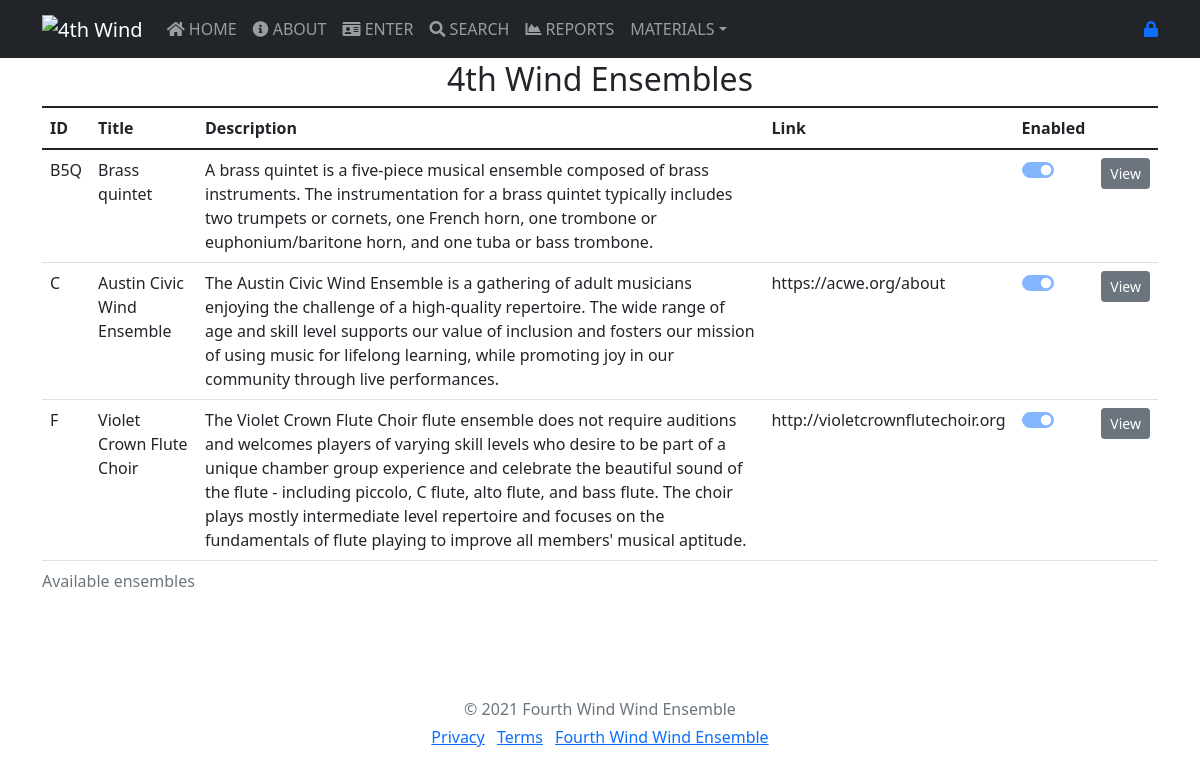
/ensembles.php, run on an earlier commit of the app's database.
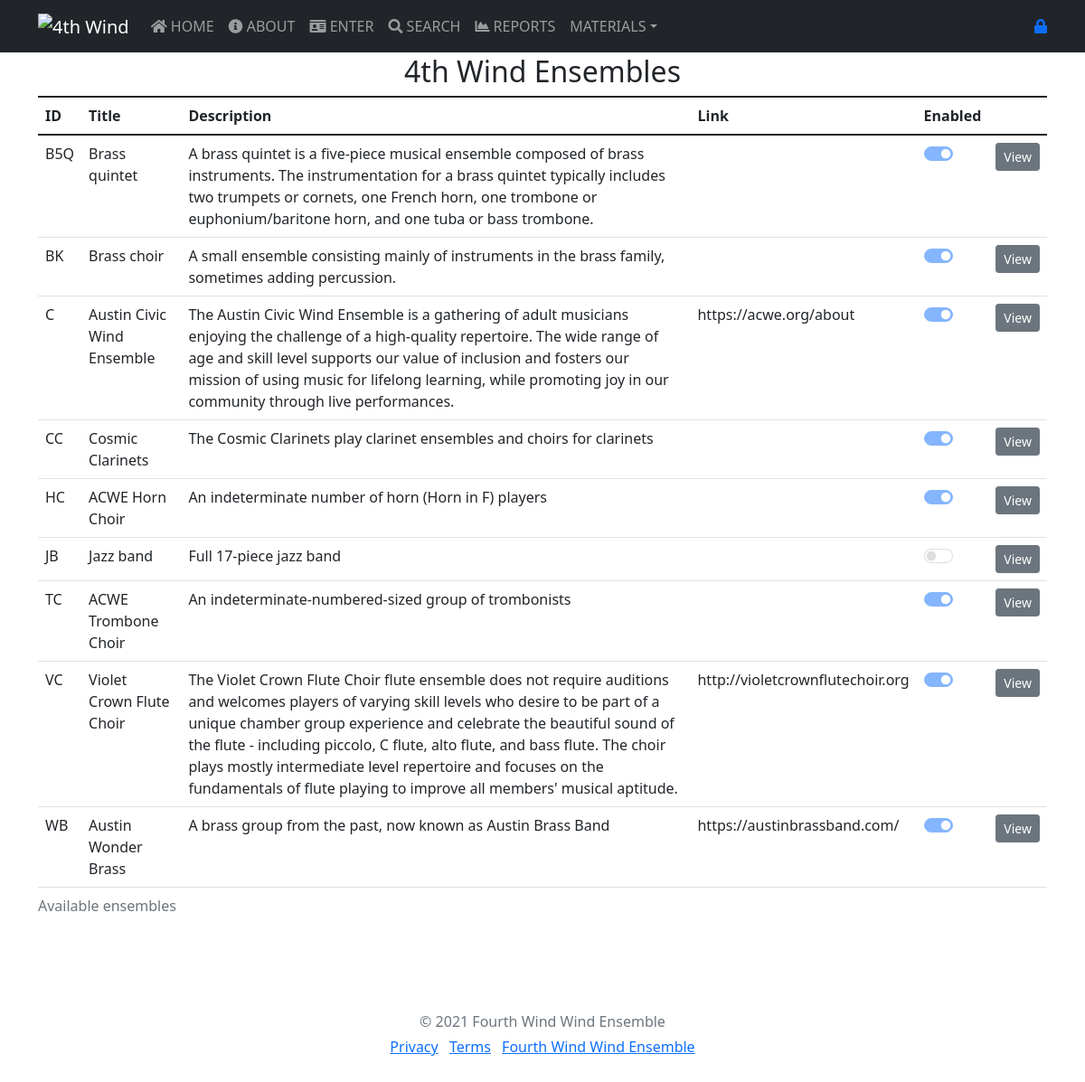
And on a later commit of the database.
### tables this page shows
CREATE TABLE `ensembles` (
  `id_ensemble` varchar(4) NOT NULL COMMENT 'The unique ID of this ensemble (one letter)',
  `name` varchar(255) NOT NULL COMMENT 'The name of the ensemble',
  `description` varchar(512) DEFAULT NULL COMMENT 'A description of the ensemble',
  `link` varchar(512) DEFAULT NULL COMMENT 'Hypertext link to more about this ensemble',
  `enabled` int(10) UNSIGNED NOT NULL DEFAULT 0 COMMENT 'Set non-zero to enable the ensemble to be used'
);

### ensembles.php (the view, shortened to what this page needs)
<?php
  require_once("includes/header.php");
  $u_user = FALSE;
  require_once("includes/navbar.php");
?>
<main>
  <div class="container">
        <h2 align="center"><?php echo ORGNAME . ' '. PAGE_NAME ?></h2>
        <div id="ensemble_table">
        <?php
        echo '            <div class="panel panel-default">
               <div class="table-repsonsive">';
        echo '
          <table class="table table-hover">
                    <caption class="title">Available ensembles</caption>
                    <thead>
                    <tr>
                        <th>ID</th>
                        <th>Title</th>
                        <th>Description</th>
                        <th>Link</th>
                        <th>Enabled</th>
                    </tr>
                    </thead>
                    <tbody>';
        $f_link = f_sqlConnect(DB_HOST, DB_USER, DB_PASS, DB_NAME);
        $sql = "SELECT * FROM ensembles ORDER BY id_ensemble;";
        $res = mysqli_query($f_link, $sql) or die('Error: ' . mysqli_error($f_link));
        while ($rowList = mysqli_fetch_array($res)) {
            $id_ensemble = $rowList['id_ensemble'];
            $title = $rowList['name'];
            $description = $rowList['description'];
            $link = $rowList['link'];
            $enabled = $rowList['enabled'];
            echo '<tr>
                        <td>'.$id_ensemble.'<input type="hidden" name="id_ensemble[]" value="'. $id_ensemble .'"></td>
                        <td>'.$title.'</td>
                        <td>'.$description.'</td>
                        <td>'.$link.'</td>
                        <td><div class="form-check form-switch">
                        <input class="form-check-input" name="enabled[]" type="checkbox" role="switch" id="typeEnabled" '. (($u_user) ? "" : "disabled ") . (($enabled == 1) ? "checked" : "") .'>
                        </div></td>';
            echo '
                        <td><input type="button" name="view" value="View" id="'.$id_ensemble.'" class="btn btn-secondary btn-sm view_data" /></td>
                    </tr>
                    ';
        }
        echo '
                    </tbody>
                    </table>';
        echo '
                </div>
            </div>
           ';
        ?>
    </div>
</main>
<?php require_once("includes/footer.php"); ?>
</body>
</html>

### includes/header.php (shortened to what this page needs)
<!DOCTYPE html>
<html lang="en">
<head>
    <link href="https://cdn.jsdelivr.net/npm/bootstrap@5.1.3/dist/css/bootstrap.min.css" rel="stylesheet">
    <link href="https://use.fontawesome.com/releases/v5.0.8/css/all.css" rel="stylesheet">
</head>
<body>

### includes/navbar.php (shortened to what this page needs)
<header>
    <nav class="navbar navbar-expand-lg navbar-dark fixed-top bg-dark">
        <div class="container-xl">
            <a class="navbar-brand" href="#"><img src="<?php echo ORGLOGO ?>" alt="<?php echo ORGNAME ?>" height="32"></a>
            <div class="collapse navbar-collapse" id="navbarTop">
                <ul class="navbar-nav me-auto mb-2 mb-lg-0">
                    <li class="nav-item<?php echo ( PAGE_NAME === 'home' ? ' active">' : '">') ?><a class="nav-link text-uppercase" href="index.php"><i class="fa fa-home"></i> Home</a></li>
                    <li class="nav-item<?php echo ( PAGE_NAME === 'about' ? ' active">' : '">') ?><a class="nav-link text-uppercase" href="about.php"><i class="fas fa-info-circle"></i> About</a></li>
                    <li class="nav-item<?php echo ( PAGE_NAME === 'enter' ? ' active">' : '">') ?><a class="nav-link text-uppercase" href="enter_menu.php"><i class="fas fa-id-card"></i> Enter</a></li>
                    <li class="nav-item<?php echo ( PAGE_NAME === 'search' ? ' active">' : '">') ?><a class="nav-link text-uppercase" href="search.php"><i class="fas fa-search"></i> Search</a></li>
                    <li class="nav-item<?php echo ( PAGE_NAME === 'report' ? ' active">' : '">') ?><a class="nav-link text-uppercase" href="reports.php"><i class="fas fa-chart-area"></i> Reports</a></li>
                    <li class="nav-item dropdown">
                        <a class="nav-link dropdown-toggle" href="#" id="nav_menu_dropdown" data-bs-toggle="dropdown" aria-expanded="false">MATERIALS</a>
                </li>
            </ul>
            <p class="nav navbar-right"><?php if (isset($_SESSION['username'])) {
            echo '<a href="logout.php"><i class="fas fa-unlock"></i>' . $_SESSION['username'];
        } else {
            echo '<a href="login.php"><i class="fas fa-lock"></i>';
        } ?></a></p>
            </div>
        </div>
    </nav>
</header>

### includes/footer.php (shortened to what this page needs)
<footer class="my-5 pt-5 text-muted text-center text-small">
    <p class="mb-1">&copy; 2021 <?php echo ORGDESC ?></p>
    <ul class="list-inline">
        <li class="list-inline-item"><a href="<?php echo ORGHOME ?>'/privacy-statement">Privacy</a></li>
        <li class="list-inline-item"><a href="#">Terms</a></li>
        <li class="list-inline-item"><a href="<?php echo ORGHOME ?>"><?php echo ORGDESC ?></a></li>
    </ul>
</footer>

### includes/header.php (style rules this page uses)
body { padding-top: 60px; }

What changed in the data, as far as the page shows it:
removed ensembles: id_ensemble "F", name "Violet Crown Flute Choir", description "The Violet Crown Flute Choir flute ensemble does not require auditions and welcomes players of varying skill levels who desire to be part of a unique chamber group experience and celebrate the beautiful sound of the flute - including piccolo, C flute, alto flute, and bass flute. The choir plays mostly intermediate level repertoire and focuses on the fundamentals of flute playing to improve all members' musical aptitude.", link "http://violetcrownflutechoir.org", enabled "☑"
added ensembles: id_ensemble "BK", name "Brass choir", description "A small ensemble consisting mainly of instruments in the brass family, sometimes adding percussion.", enabled "☑"
added ensembles: id_ensemble "CC", name "Cosmic Clarinets", description "The Cosmic Clarinets play clarinet ensembles and choirs for clarinets", enabled "☑"
added ensembles: id_ensemble "HC", name "ACWE Horn Choir", description "An indeterminate number of horn (Horn in F) players", enabled "☑"
added ensembles: id_ensemble "JB", name "Jazz band", description "Full 17-piece jazz band"
added ensembles: id_ensemble "TC", name "ACWE Trombone Choir", description "An indeterminate-numbered-sized group of trombonists", enabled "☑"
added ensembles: id_ensemble "VC", name "Violet Crown Flute Choir", description "The Violet Crown Flute Choir flute ensemble does not require auditions and welcomes players of varying skill levels who desire to be part of a unique chamber group experience and celebrate the beautiful sound of the flute - including piccolo, C flute, alto flute, and bass flute. The choir plays mostly intermediate level repertoire and focuses on the fundamentals of flute playing to improve all members' musical aptitude.", link "http://violetcrownflutechoir.org", enabled "☑"
added ensembles: id_ensemble "WB", name "Austin Wonder Brass", description "A brass group from the past, now known as Austin Brass Band", link "https://austinbrassband.com/", enabled "☑"
